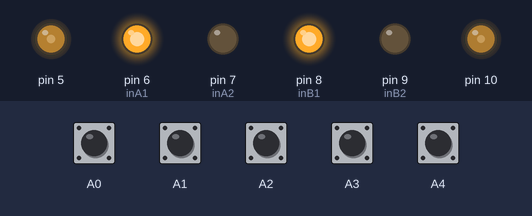
A sketch run on a simulated Arduino Uno, built with avr-gcc and run on an emulated ATmega328P. On the bench: output pins drawn as LEDs (lit = HIGH). The test bench sets the inputs (shaded band); at power-on: A0–4 LOW. What the sketch prints to the serial monitor is not drawn.

Above: at 1.2 s.
1.3 s: A0 pulled HIGH for 0.15 s
At 1.6 s:
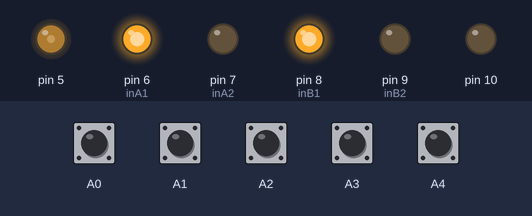
2.9 s: A1 pulled HIGH for 0.15 s
At 4.1 s:
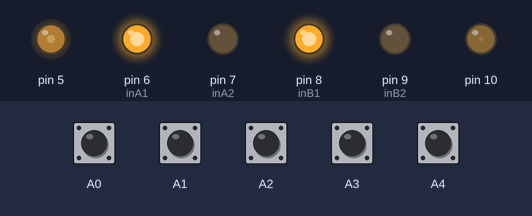
4.5 s: A3 pulled HIGH for 0.15 s
At 5.4 s:
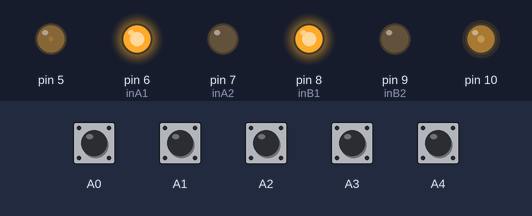
6.1 s: A4 pulled HIGH for 0.15 s
At 6.6 s:
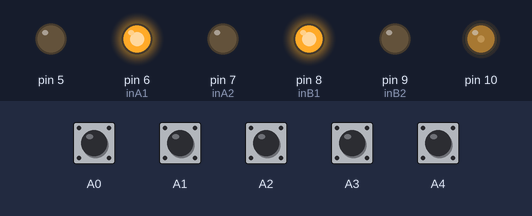
7.7 s: A0 pulled HIGH for 1 s
At 8.9 s:
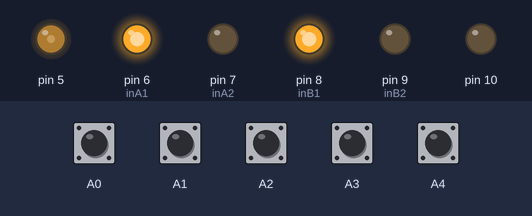
10.2 s: A1 pulled HIGH for 1 s
At 10.9 s:
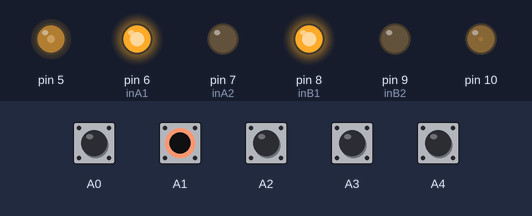
Timing chart, 0 to 13.2 s (numbered marks = the images above; inputs shaded):
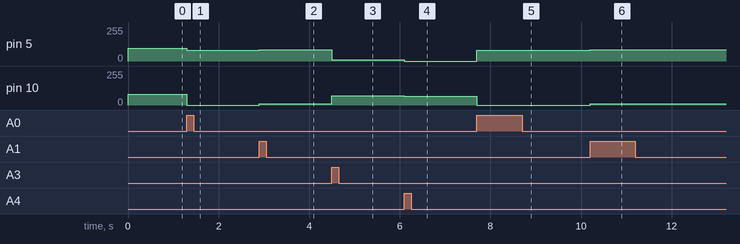

Measured:
- after the input at 1.3 s, pin 5: 94/255 → 79/255 at once; pin 10: 80/255 → 0/255 at once
- after the input at 2.9 s, pin 5: 79/255 → 84/255 at once; pin 10: 0/255 → 10/255 at once
- after the input at 4.5 s, pin 5: 84/255 → 10/255 at once; pin 10: 10/255 → 70/255 at once
- after the input at 6.1 s, pin 5: 10/255 → 0/255 at once; pin 10: 70/255 → 65/255 at once
- after the input at 7.7 s, pin 5: 0/255 → 79/255 at once; pin 10: 65/255 → 0/255 at once
- after the input at 10.2 s, pin 5: 79/255 → 84/255 at once; pin 10: 0/255 → 10/255 at once

The sketch:

final.ino
```cpp
byte offset = 10;

byte SpMaxL=84 + offset;
byte SpMaxR=70 + offset;
#define inA1 6
#define inA2 7
#define inB1 8
#define inB2 9

int stat = 200;
int vach = 0;

void Tien( byte speedL, byte speedR);
void Lui(byte SpeedL, byte SpeedR);
void doline();
int trangThai5CamBien ();
int lechvach5mat(int sens1, int sens2, int sens3, int sens4, int sens5);

void setup() {
  Serial.begin(9600);
  pinMode(6, OUTPUT);//Set chân in1 của dc A là output
  pinMode(7, OUTPUT);//Set chân in2 của dc A là output
  pinMode(8, OUTPUT);//Set chân in1 của dc B là output
  pinMode(9, OUTPUT);//Set chân in2 của dc B là output

  pinMode(A4, INPUT);//Set chân cảm biến 1 là input
  pinMode(A3, INPUT);//Set chân cảm biến 2 là input
  pinMode(A2, INPUT);//Set chân cảm biến 3 là input
  pinMode(A1, INPUT);//Set chân cảm biến 4 là input
  pinMode(A0, INPUT);//Set chân cảm biến 5 là input

  digitalWrite(inA1, HIGH);
  digitalWrite(inA2, LOW);
  digitalWrite(inB1, HIGH);
  digitalWrite(inB2, LOW);

  Tien(100,85);
  delay(5);
}

void loop() {
  doline();
// digitalWrite(inB1, HIGH);
//  Tien(100,100);
//  Serial.println("Tien(100,100)");
//  delay(1000);
//
//  Tien(100,0);
//  Serial.println("Tien(100,0)");
//  delay(1000);
//
//  Tien(100,100);
//  Serial.println("Tien(100,100)");
//  delay(1000);
//
//  digitalWrite(inB1, LOW);
//  Serial.println("inB1 = LOW");
//  delay(1000);
////  digitalWrite(inB2, LOW);
}

void doline()
{
  int trangthai = trangThai5CamBien();
//  Serial.println(trangthai);

 if (trangthai == 0) {
    trangthai = stat;
 }
// trangthai=200;
  switch (trangthai)
  {
    case 200:
      Tien(SpMaxL,SpMaxR);
      break;
    case 0:
      Tien(SpMaxL-10,SpMaxR-10);
      break;
    case 1:
      Tien(SpMaxL-10,10);
      break;
    case 2:
      Tien(SpMaxL-15,5);
      break;
    case 3:
      Tien(SpMaxL - 15,0);
      break;
    case -1:
      Tien(10,SpMaxR-10);
      break;
    case -2:
      Tien(5,SpMaxR-15);
      break;
    case -3:
      Tien(0,SpMaxR - 15);
      break;
    default:
      digitalWrite(6, 0);
      digitalWrite(7, 0);
      digitalWrite(8, 0);
      digitalWrite(9, 0);
      break;
  }
  Serial.println(trangthai);
  stat = trangthai;
//  delay(100);
}
boolean IFSensor (byte PinNumb)
{
  // Có line là 1
  return digitalRead(PinNumb);
}

int trangThai5CamBien ()
{
  /*
      Âm là lệch phải
      Dương là lệch trái
      Mức độ lệch giảm tăng dần : 1 2 3
  */
  int sens1 = IFSensor(A4);
  int sens2 = IFSensor(A3);
  int sens3 = IFSensor(A2);
  int sens4 = IFSensor(A1);
  int sens5 = IFSensor(A0);
   if (sens1 == 0 && sens5 == 0){
    vach = 1;
  }
  if (sens1 == 1 && sens5 == 1){
    vach = 0;
  }
  if (vach == 0){
    sens1 = !sens1;
    sens2 = !sens2;
    sens3 = !sens3;
    sens4 = !sens4;
    sens5 = !sens5;
  }
//  Serial.print(sens1);
//  Serial.print(" ");
//  Serial.print(sens2);
//  Serial.print(" ");
//  Serial.print(sens3);
//  Serial.print(" ");
//  Serial.print(sens4);
//  Serial.print(" ");
//  Serial.println(sens5);
//  delay(500);
  switch (lechvach5mat(sens1, sens2, sens3, sens4, sens5))
  {
    case -3:
      return -3;
      break;
    case -2:
      return -2;
      break;
    case -1:
      return -1;
      break;
    case 0:
      if ( (abs(sens1) + abs(sens2) + abs(sens3) + abs(sens4) + abs(sens5)) == 0)
        return 0;
      else
        return 200;
      break;
    case 1:
      return 1;
      break;
    case 2:
      return 2;
      break;
    case 3:
      return 3;
      break;

  }
}
int lechvach5mat(int sens1, int sens2, int sens3, int sens4, int sens5)
{
  /*
      Âm là lệch phải
      Dương là lệch trái
      Mức độ lệch giảm tăng dần : 1 3 2
  */

  int lechvach = -2 * sens1 - sens2 + sens4 + 2 * sens5;
  switch (lechvach)
  {
    case -3:// cái này là do 2 mắt biên đều chạm vạch
      return -2;
      break;
    case -2:
      return -3;
      break;
    case -1:
      return -1;
      break;
    case 0:
      return 0;
      break;
    case 1:
      return 1;
      break;
    case 2:
      return 3;
      break;
    case 3:
      return 2;
      break;

  }

}
void Tien( byte speedL, byte speedR)
{
  analogWrite(5, speedL);
  analogWrite(10, speedR);
  digitalWrite(inA1, HIGH);
  digitalWrite(inA2, LOW);
  digitalWrite(inB1, HIGH);
  digitalWrite(inB2, LOW);
}
//void Retrai()
//{
//  analogWrite(5, 255);
//  analogWrite(10, 255);
//  digitalWrite(6, 0);
//  digitalWrite(7, 0);
//  digitalWrite(8, 1);
//  digitalWrite(9, 0);
//}
//void Rephai()
//{
//  analogWrite(5, 255);
//  analogWrite(10, 255);
//  digitalWrite(6, 1);
//  digitalWrite(7, 0);
//  digitalWrite(8, 0);
//  digitalWrite(9, 0);
//}
void Lui(byte SpeedL, byte SpeedR)
{
  analogWrite(5, SpeedL);
  analogWrite(10, SpeedR);
  digitalWrite(6, 0);
  digitalWrite(7, 1);
  digitalWrite(8, 0);
  digitalWrite(9, 1);
}
```
